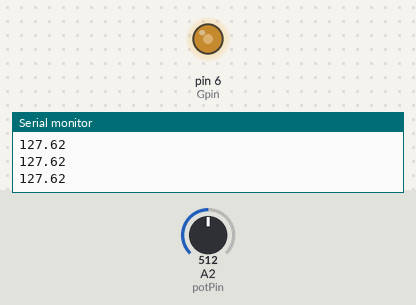
The sketch below on a simulated Arduino Uno, built with avr-gcc and run on an emulated ATmega328P. Shown: output pins drawn as LEDs (lit = HIGH), the last lines printed to the serial monitor. The test bench sets the inputs (shaded band); at power-on: A2 (potPin) = 512.

Above: at 1.2 s.
1.3 s: A2 (potPin) set to 716
At 2.7 s:
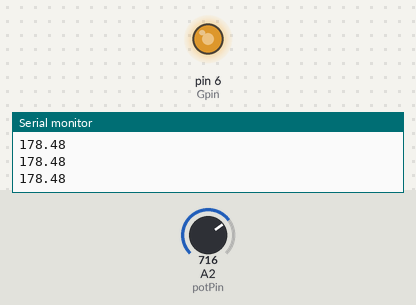
3.0 s: A2 (potPin) set to 900
At 4.0 s:
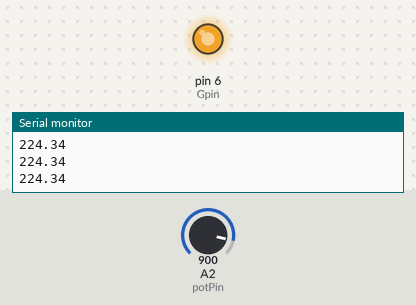
4.5 s: A2 (potPin) set to 122
At 5.3 s:
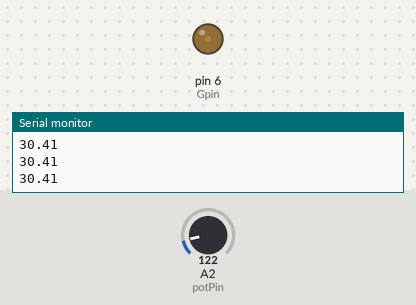
6.0 s: A2 (potPin) set to 0
At 6.6 s:
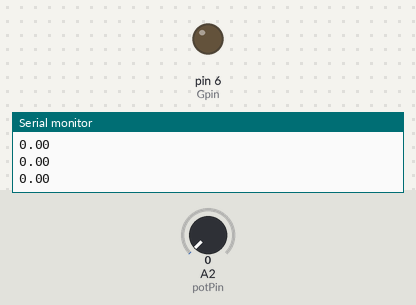
7.5 s: A2 (potPin) set to 511
At 7.8 s:
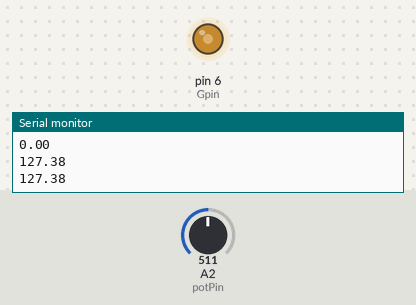
Timing chart, 0 to 10.0 s (numbered marks = the images above; inputs shaded):
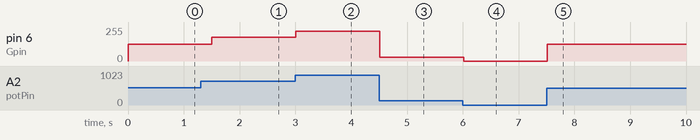

Measured:
- after the input at 1.3 s, pin 6 (Gpin): 127/255 → 178/255 after 0.20 s
- after the input at 3.0 s, pin 6 (Gpin): 178/255 → 224/255 at once
- after the input at 4.5 s, pin 6 (Gpin): 224/255 → 30/255 at once
- after the input at 6.0 s, pin 6 (Gpin): 30/255 → 0/255 at once
- after the input at 7.5 s, pin 6 (Gpin): 0/255 → 127/255 at once

The sketch:

DimmableLED.ino
```cpp
int potPin=A2;
int Gpin=6;
float potVal;
float LEDVal;
int delayT=250;

void setup() {
  // put your setup code here, to run once:
  pinMode(potPin,INPUT);
  pinMode(Gpin,OUTPUT);
  Serial.begin(115200);
}

void loop() {
  // put your main code here, to run repeatedly:
  potVal=analogRead(potPin);
  LEDVal=(255./1023.)*potVal;
  analogWrite(Gpin,LEDVal);
  Serial.println(LEDVal);
  delay(delayT);
}
```
